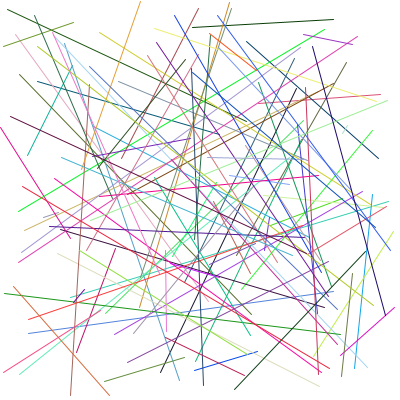
Frame 1 (no input)
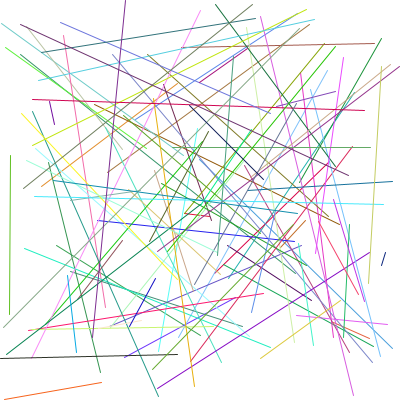
Frame 60 (the mouse pressed at the canvas centre just before this capture)
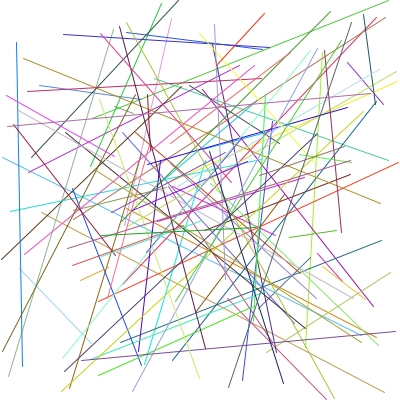
Frame 120 (the mouse held since frame 60 and released just before this capture)

The Processing sketch that drew these frames (run headless with seeded random() and noise(); from frame 60 on, the mouse is pressed at the canvas centre):

// Processing sketch: RandomLines2
// ── RandomLines2.pde
void setup(){
  
  size(400,400);
  //frameRate(10);
}

void  draw(){
  
  background(255);
  int counter;
  
  for (counter=1; counter < 100; counter++){
  
  float x1 = random(width);
  float y1 = random(height);
  float x2 = random(width);
  float y2 = random(height);
  
  float r = random(255);
  float g = random(255);
  float b = random(255);
  
  stroke(r,g,b);
  line(x1,y1,x2,y2);
  
  
  }
}
  
  
  
